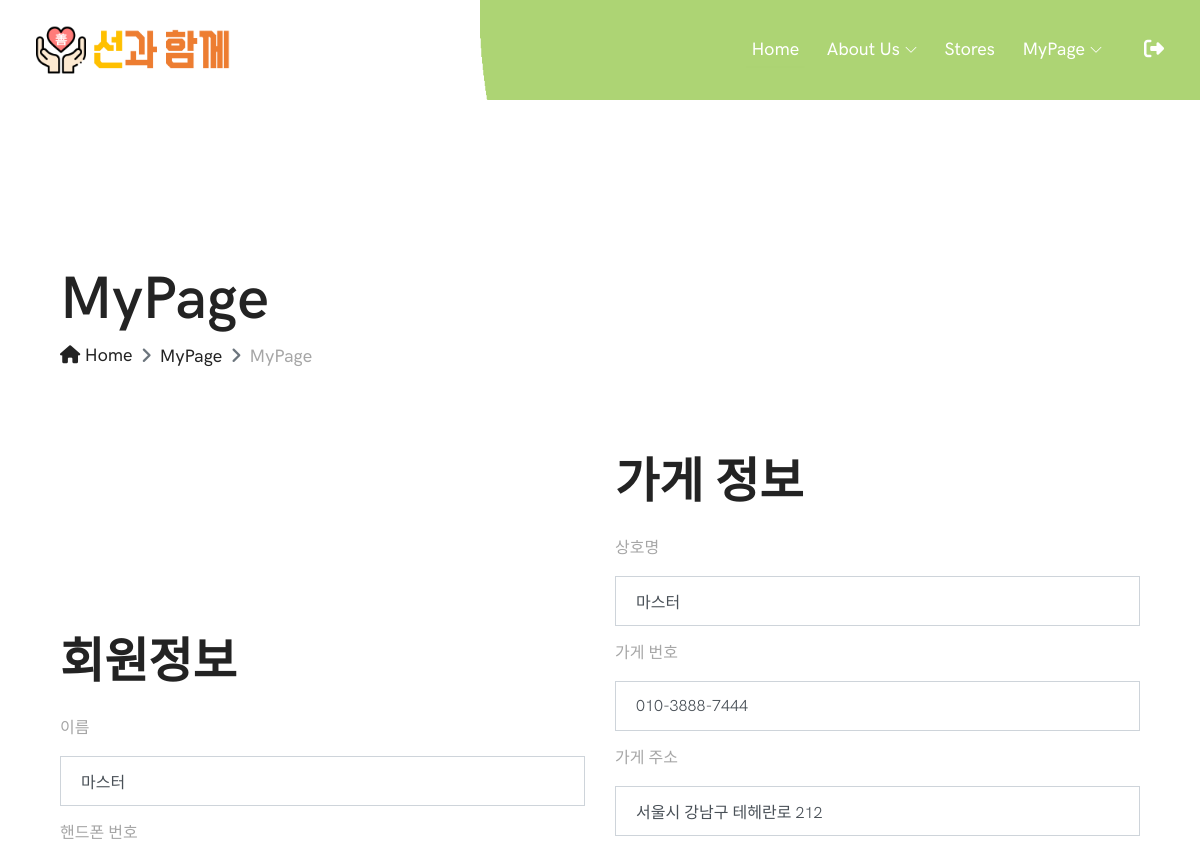
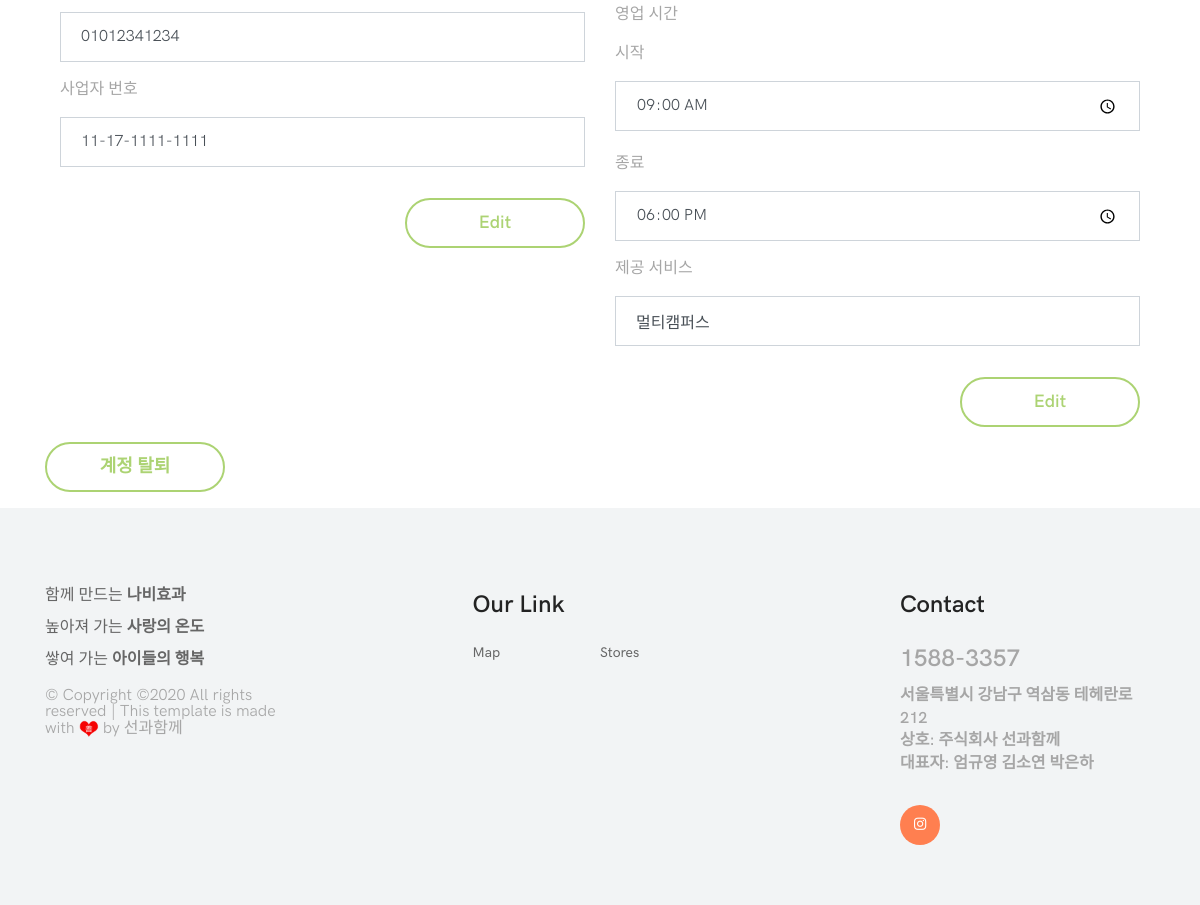
Screenshot of /accounts/mypage/ (signed in) with the database file from the repository (2 pictures, top to bottom).
### accounts/models.py (models this page shows)
class User(AbstractUser):
    phone = models.CharField(max_length=20)
    name_kr = models.CharField(max_length=10)
    store_regist = models.CharField(max_length=100)
    store = models.OneToOneField(Store, on_delete=models.CASCADE, blank=True, null=True)

### stores/models.py (models this page shows, shortened)
class Store(models.Model):
    name = models.CharField(max_length=100)
    num = models.CharField(max_length=100)
    addr = models.CharField(max_length=500)
    open_hour = models.TimeField()
    closed_hour = models.TimeField()
    service = models.TextField()

### accounts/views.py (the view)
# urls.py: path('mypage/', views.update, name='update'),
@login_required
def update(request):
    user = User.objects.get(username=request.user)
    if request.method == 'POST':
        form = CustomUserChangeForm(request.POST, instance=user)
        print(form.data)
        print(form.errors)
        print(form.is_valid())
        if form.is_valid():
            form.save()
            return redirect('accounts:update')
    else:
	    form = CustomUserChangeForm(instance=user)
    context = {
        'form': form,
    }
    return render(request, 'accounts/mypage.html', context)

### accounts/forms.py
class CustomUserChangeForm(UserChangeForm):
    class Meta:
        model = get_user_model()
        fields = ('name_kr', 'phone', 'store_regist', )

### accounts/templates/accounts/mypage.html (shortened to what this page needs)
{% extends 'base.html' %}
{% load static %}
{% load bootstrap4 %}
{% block content %}
    <div class="breadcumb-area">
        <div class="container h-100">
            <div class="row h-100 align-items-end">
                <div class="col-12">
                <div class="breadcumb--con">
                    <h2 class="title">MyPage</h2>
                    <nav aria-label="breadcrumb">
                    <ol class="breadcrumb">
                        <li class="breadcrumb-item"><a href="#"><i class="fa fa-home"></i> Home</a></li>
                        <li class="breadcrumb-item"><a href="#">MyPage</a></li>
                        <li class="breadcrumb-item active" aria-current="page">MyPage</li>
                    </ol>
                    </nav>
                </div>
                </div>
            </div>
        </div>
    </div>
    <section class="mona-contact-area section-padding-80-0">
        <div class="container">
            <div class="row align-items-center justify-content-between">
                <div class="col-12 col-lg-6 col-xl-6">
                    <div class="mona-contact-form mb-80">
                        <div class="contact-heading">
                            <h2>회원정보</h2>
                        </div>
                        <form action="{% url 'accounts:update' %}" method="post">
                            <div class="form-group">
                                <label for="name_kr">이름 </label>
                                <input type="text" class="form-control" name="name_kr" value="{{ user.name_kr }}">
                            </div>
                            <div class="form-group">
                                <label for="phone">핸드폰 번호</label>
                                <input type="text" class="form-control" name="phone" value="{{ user.phone }}">
                            </div>
                            <div class="form-group">
                                <label for="store_regist">사업자 번호</label>
                                <input type="text" class="form-control" name="store_regist" value="{{ user.store_regist }}">
                            </div>
                            <button class="btn mona-btn btn-2 mt-15 pull-right">Edit</button>
                        </form>
                    </div>
                </div>
                <div class="col-12 col-lg-6 col-xl-6">
                    <div class="mona-contact-form mb-80">
                        <div class="contact-heading">
                            <h2>가게 정보</h2>
                        </div>
                        <form action="{% url 'stores:update' %}" method="POST">
                            <div class="form-group">
                                <label for="name">상호명</label>
                                <input type="text" class="form-control" name="name" value="{{ user.store.name }}">
                            </div>
                            <div class="form-group">
                                <label for="num">가게 번호</label>
                                <input type="text" class="form-control" name="num" value="{{ user.store.num }}">
                            </div>
                            <div class="form-group">
                                <label for="addr">가게 주소</label>
                                <input type="text" class="form-control" name="addr" value="{{ user.store.addr }}">
                            </div>
                            <div class="form-group">
                                <label for="hour">영업 시간</label>
                                <label>시작 </label><input type="time" class="form-control" name="open_hour" value="{{ user.store.open_hour|date:"H:i" }}">
                                <br>
                                <label>종료 </label><input type="time" class="form-control" name="closed_hour" value="{{ user.store.closed_hour|date:"H:i" }}">
                            </div>
                            <div class="form-group">
                                <label for="service">제공 서비스</label>
                                <input type="text" class="form-control" name="service" value="{{ user.store.service }}">
                            </div>
                            <button class="btn mona-btn btn-2 mt-15 pull-right">Edit</button>
                        </form>
                    </div>
                </div>
                <div class="userDelete" data-toggle="modal" data-target="#UserDeleteModal" style="width:100% padding-right:15px;">
                    <p class="btn mona-btn btn-2 mt-15 pull-right">계정 탈퇴</p>
                </div>
            </div>
        </div>
    </section>
{% endblock %}

### kindeffects/templates/base.html (shortened to what this page needs)
{% load bootstrap4 %}
{% load static %}
<!DOCTYPE html>
<html lang="en">
<head>
    <link rel="stylesheet" href="{% static 'style.css' %}">
</head>
<body>
    <header class="header-area">
        {% block header %}
            {% include 'nav.html' %}
        {% endblock %}
    </header>
    <div style="height: 100px;"></div>
    <div class="container">
        {% block content %}
        {% endblock  %}
    </div>
        {% block footer %}
            {% include 'footer.html' %}
        {% endblock %}
</body>
</html>

### kindeffects/templates/nav.html (shortened to what this page needs)
{% load static %}
    <div class="main-header-area">
      <div class="classy-nav-container breakpoint-off">
        <nav class="classy-navbar justify-content-between" id="monaNav">
          <div class="bg-curve" style="background-image: url({% static '/img/core-img/curve.png' %});"></div>
          <a class="nav-brand" href="{% url 'maps:index' %}"><img src="{% static '/img/core-img/favicon5.png' %}" width="50px"><img src="{% static '/img/core-img/logo2.png' %}"  width="150px"></a>
          <div class="classy-menu">
            <div class="classynav">
              <ul id="nav">
                <li class="current-item"><a href="{% url 'maps:index' %}">Home</a></li>
                <li><a href="#">About Us</a>
                  </li>
                <li><a href="{% url 'stores:index' %}">Stores</a></li>
                {% if user.is_authenticated %}
                  <li><a href="#">MyPage</a>
                  </li>
                {% endif %}
              </ul>
              {% if user.is_authenticated %}
                <div class="search-icon logout" data-toggle="modal" data-target="#signOutModal">
                  <i class="fas fa-sign-out-alt"></i>
                </div>
              {% else %}
                <div class="search-icon sign-in" data-toggle="modal" data-target="#signInModal">
                  <i class="fas fa-sign-in-alt"></i>
                </div>
              {% endif %}
            </div>
          </div>
        </nav>
      </div>
    </div>

### kindeffects/templates/footer.html (shortened to what this page needs)
{% load static %}
  <footer class="footer-area section-padding-80-0">
    <div class="container">
      <div class="row justify-content-between">
        <div class="col-12 col-sm-6 col-lg-4 col-xl-3">
          <div class="single-footer-widget mb-60">
            <p>함께 만드는 <b>나비효과</b><br><br>높아져 가는 <b>사랑의 온도</b><br> <br>쌓여 가는 <b>아이들의 행복</b></p>
            <div class="copywrite-text">
              <p>&copy;
                Copyright &copy;<script>document.write(new Date().getFullYear());</script>
                All rights reserved | This template is made with <img src="{% static '/img/core-img/heartsun.png' %}" width="20px"> by <a href="http://127.0.0.1:8000/maps/" target="_blank">선과함께</a>
                </p>
            </div>
          </div>
        </div>
        <div class="col-12 col-sm-6 col-lg-4 col-xl-3">
          <div class="single-footer-widget mb-60">
            <h4 class="widget-title">Our Link</h4>
            <nav>
              <ul class="our-link">
                <li><a href="{% url 'maps:index' %}">Map</a></li>
                <li><a href="{% url 'stores:index' %}">Stores</a></li>
              </ul>
            </nav>
          </div>
        </div>
        <div class="col-12 col-lg-4 col-xl-3">
          <div class="single-footer-widget mb-60">
            <h4 class="widget-title">Contact</h4>
            <div class="footer-content mb-30">
              <h4>1588-3357</h4>
              <h6>서울특별시 강남구 역삼동 테헤란로 212</h6>
              <h6>상호: 주식회사 선과함께</h6>
              <h6>대표자: 엄규영 김소연 박은하</h6>
            </div>
            <div class="footer-social-info">
              <a href="https://www.instagram.com/zinjja_pasta/" class="instagram" data-toggle="tooltip" data-placement="top" title="Instagram"><i class="fa fa-instagram"></i></a>
            </div>
          </div>
        </div>
      </div>
    </div>
  </footer>

### kindeffects/static/css/default-assets/classy-nav.css (style rules this page uses)
body { font-family: "Roboto", sans-serif; }
ul { margin: 0; }
ul li { list-style: none; }
img { height: auto; max-width: 100%; }
.classy-nav-container { position: relative; z-index: 100; background-color: #ffffff; }
.classy-nav-container * { box-sizing: border-box; }
.classy-nav-container a { -webkit-transition-duration: 500ms; transition-duration: 500ms; text-decoration: none; outline: none; font-size: 14px; font-weight: 400; color: #232323; display: inline-block; }
.justify-content-between { -webkit-box-pack: justify; -ms-flex-pack: justify; justify-content: space-between; }
.classy-navbar { width: 100%; height: 70px; padding: 0.5em 2em; display: -webkit-box; display: -ms-flexbox; display: flex; -webkit-box-align: center; -ms-flex-align: center; -ms-grid-row-align: center; align-items: center; }
.classy-navbar .nav-brand { font-size: 26px; font-weight: 500; color: #565656; display: inline-block; margin-right: 30px; }
.classynav ul li { display: inline-block; clear: both; position: inherit; z-index: 10; }
.classynav ul li.cn-dropdown-item { position: relative; z-index: 10; }
.classynav ul li a { padding: 0 12px; display: block; height: 35px; font-size: 14px; line-height: 34px; }
.classynav ul li.megamenu-item>a:after, .classynav ul li.has-down>a:after { font-family: 'classyfonts'; content: "\e900"; font-size: 12px; color: #000000; padding-left: 5px; -webkit-transition-duration: 500ms; transition-duration: 500ms; }
.breakpoint-off .classynav { display: -webkit-box; display: -ms-flexbox; display: flex; -webkit-box-align: center; -ms-flex-align: center; -ms-grid-row-align: center; align-items: center; }

### rows the page displays
User: name_kr "마스터", phone "01012341234", store_regist "11-17-1111-1111", name "마스터", num "010-3888-7444", addr "서울시 강남구 테헤란로 212", open_hour "09:00", closed_hour "18:00", service "멀티캠퍼스"
